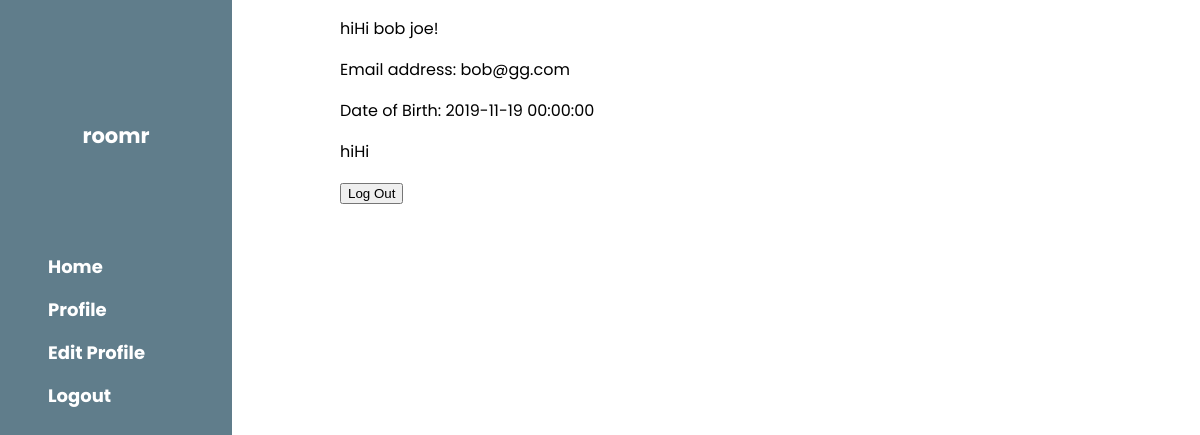
The app's page /user (signed in) with its own data.
### server.py (models this page shows, shortened)
class User(UserMixin, db.Model):
    __tablename__ = "Users"
    id = db.Column(db.Integer, primary_key=True, autoincrement=True)
    email = db.Column(db.String(64), unique=True, index=True, nullable=False)
    fname = db.Column(db.String(32), index=True, nullable=False)
    lname = db.Column(db.String(32), index=True, nullable=False)
    dob = db.Column(db.DateTime, index=True,nullable=False)
    password_hash = db.Column(db.String(128), nullable=False)
    confirmed = db.Column(db.Boolean(), default=False)
    profilePicture = db.Column(db.String(3), index=True, nullable=True)
    location = db.Column(db.String(32), index=True, nullable=False)
    gender = db.Column(db.String(6), index=True, nullable=False)
    bio = db.Column(db.String(500), index=True, nullable=True)
    smoker = db.Column(db.String(3), index=True, nullable=False)
    sleep = db.Column(db.String(5), index=True, nullable=False)
    genderPreferences = db.Column(db.String(3), index=True, nullable=False)
    cleanliness = db.Column(db.String(5), index = True, nullable = False)
    @property
    def password(self):
        raise AttributeError("password is write only")

### server.py (the view)
@app.route("/user", methods=["GET"])
@login_required
def user():
    return render_template("user.html")

### server.py (called while the page is built)
@login_manager.user_loader
def load_user(user_id):
    return User.query.get(int(user_id))

### templates/user.html (shortened to what this page needs)
<!DOCTYPE html>
<html>
    <head>
        <link rel="stylesheet" href="{{ url_for('static', filename='styles2.css')}}"/>
    </head>
    <body>
        <nav id="sidebar"><br>
            <div id="headercontainer">
                <h3 id="bartitle"><b>roomr</b></h3>
            </div>
            <div id="barlinks">
                    <a href="{{url_for('home')}}" id="baritem">Home</a>
                    <a href="{{url_for('user')}}" id="baritem" >Profile</a>
                    {% if current_user.is_authenticated %}
                        <a href="{{url_for('editProfile')}}" id="baritem" >Edit Profile</a>
                        <a href="{{url_for('logout')}}" id="baritem" >Logout</a>
                    {% else %}
                        <a href="{{url_for('login')}}" id="baritem">Login</a>
                        <a href="{{url_for('signup')}}" id="baritem" >Signup</a>
                    {%endif%}
                </div>
        </nav>
        <div class="content" >
            {% if current_user.is_authenticated %}
            <p>hiHi {{ current_user.fname }} {{ current_user.lname }}!</p>
            <p> Email address: {{ current_user.email }}</p>
            <p>Date of Birth: {{ current_user.dob }}</p>
            {% endif %}
            <p>hiHi</p>
            {% if current_user.is_authenticated %}
            <a href="{{ url_for('logout') }}"> <button type="button"> Log Out </button> </a>
            {% else %}
            <a href="{{ url_for('login') }}"> <button type="button"> Log In </button> </a>
            {% endif %}
        </div>
    </body>
    </html>

### static/styles2.css (style rules this page uses)
body,h1,h2,h3,h4,h5 { font-family: "Poppins", sans-serif; }
body { font-size:16px; margin:0; }
.content { margin-left:340px; margin-right:40px; }
#sidebar { height:100%; width:200px; background-color:#fff; position:fixed!important; z-index:1; overflow:auto; z-index:3; font-weight:bold; color:#fff!important; background-color:#607d8b!important; top:0; font-size:18px!important; padding:8px 16px!important; }
#headercontainer:after,#headercontainer:before { content:""; display:table; clear:both; padding:0.01em 16px; }
#bartitle { text-align:center; padding-top:64px!important; padding-bottom:64px!important; }
#barlinks { width:100%; min-width:100%; text-align:left; display:block; padding:8px 16px; border:none; white-space:normal; float:none; outline:0; }
#baritem { text-align:left; width:100%; float:left; border:none; outline:0; padding:8px 16px; vertical-align:middle; overflow:hidden; text-decoration:none; color:inherit; background-color:inherit; cursor:pointer; white-space:nowrap; }

### records on screen
User: fname "bob", lname "joe", email "bob@gg.com", dob "2019-11-19 00:00:00"
